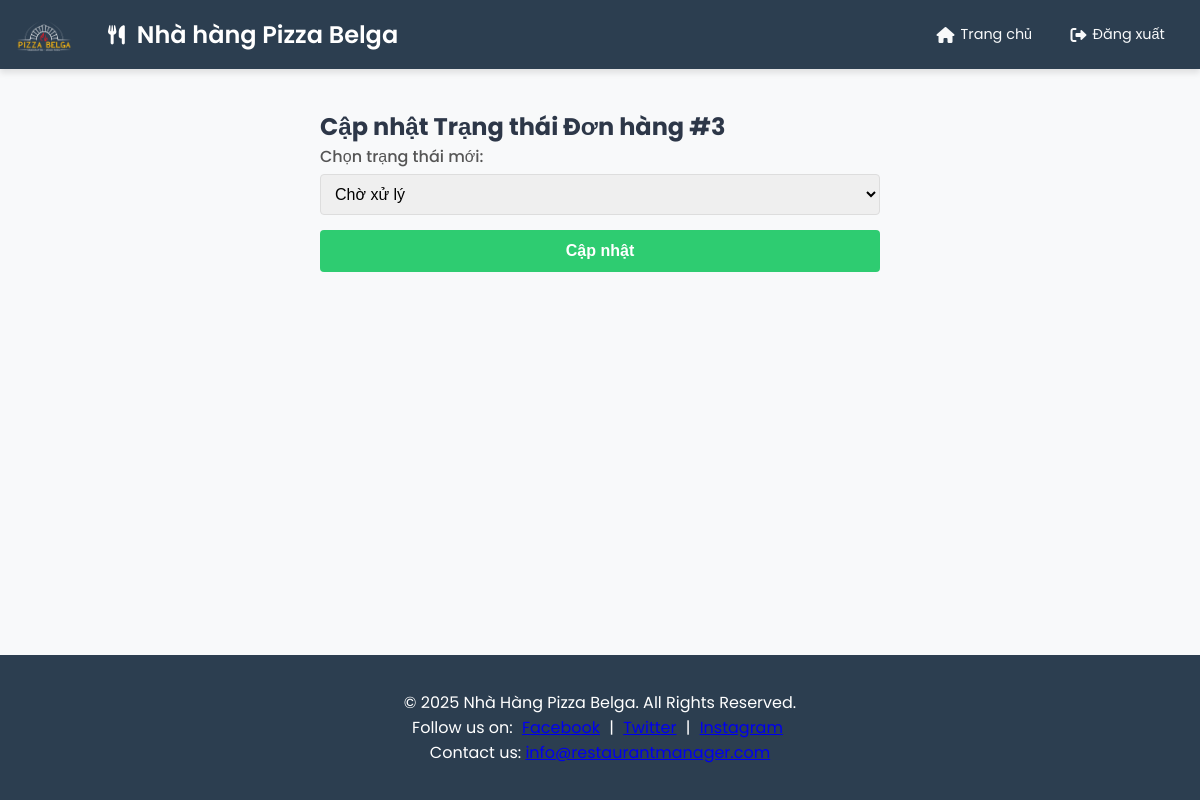
Before: /orders/update_status/3 with the older database file.
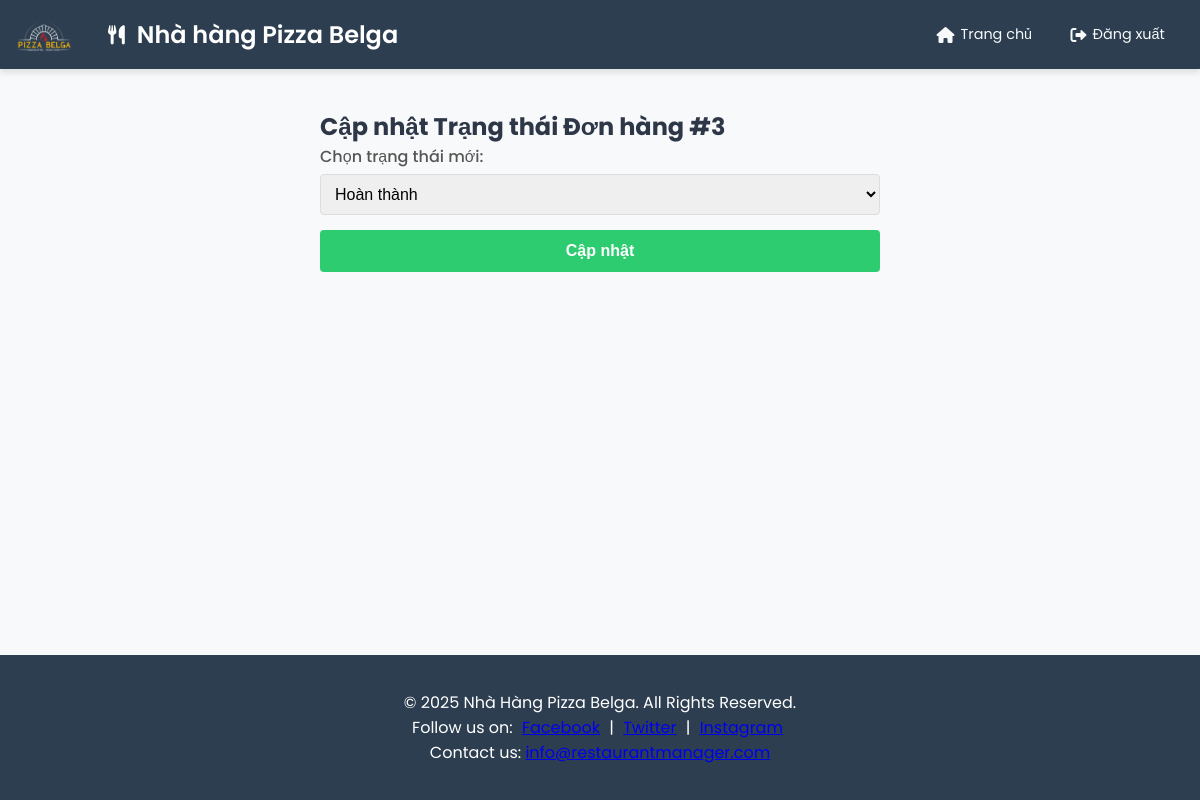
After: the same page with the newer database file.
### models/order.py (models this page shows, shortened)
class Order(db.Model):
    __tablename__ = 'orders'
    id = db.Column(db.Integer, primary_key=True)
    order_time = db.Column(db.DateTime, default=datetime.now)
    waiter_id = db.Column(db.Integer, db.ForeignKey('users.id'), nullable=False)
    status = db.Column(db.String(50), nullable=False)  # pending, in_progress, completed, canceled
    total_amount = db.Column(db.Float, default=0.0)
    order_items = db.relationship("OrderItem", backref="order", lazy=True)

### routes/orders.py (the view, shortened to what this page needs)
@orders_bp.route('/update_status/<int:order_id>', methods=['GET', 'POST'])
def update_order_status(order_id):
    order = Order.query.get_or_404(order_id)
    return render_template('update_order_status.html', order=order)

### app.py (called while the page is built)
@app.before_request
def log_request_info():
    logging.info(f"Request: {request.method} {request.path}")
    logging.info(f"Headers: {request.headers}")
    logging.info(f"Body: {request.get_data()}")

@app.after_request
def log_response_info(response):
    logging.info(f"Response status: {response.status}")
    return response

### templates/update_order_status.html (shortened to what this page needs)
{% extends "layout.html" %}
{% block content %}
<div class="update-status-container" style="max-width:600px; margin:0 auto; padding:20px;">
  <h2>Cập nhật Trạng thái Đơn hàng #{{ order.id }}</h2>
  <form method="POST">
    <div class="form-group">
      <label for="status">Chọn trạng thái mới:</label>
      <select name="status" id="status" required>
        <option value="pending" {% if order.status == 'pending' %}selected{% endif %}>Chờ xử lý</option>
        <option value="completed" {% if order.status == 'completed' %}selected{% endif %}>Hoàn thành</option>
      </select>
    </div>
    <button type="submit" class="btn btn-submit">Cập nhật</button>
  </form>
</div>
{% endblock %}

Changed rows visible on the page:
changed Order id 3: status "Chờ xử lý" → "Hoàn thành"
